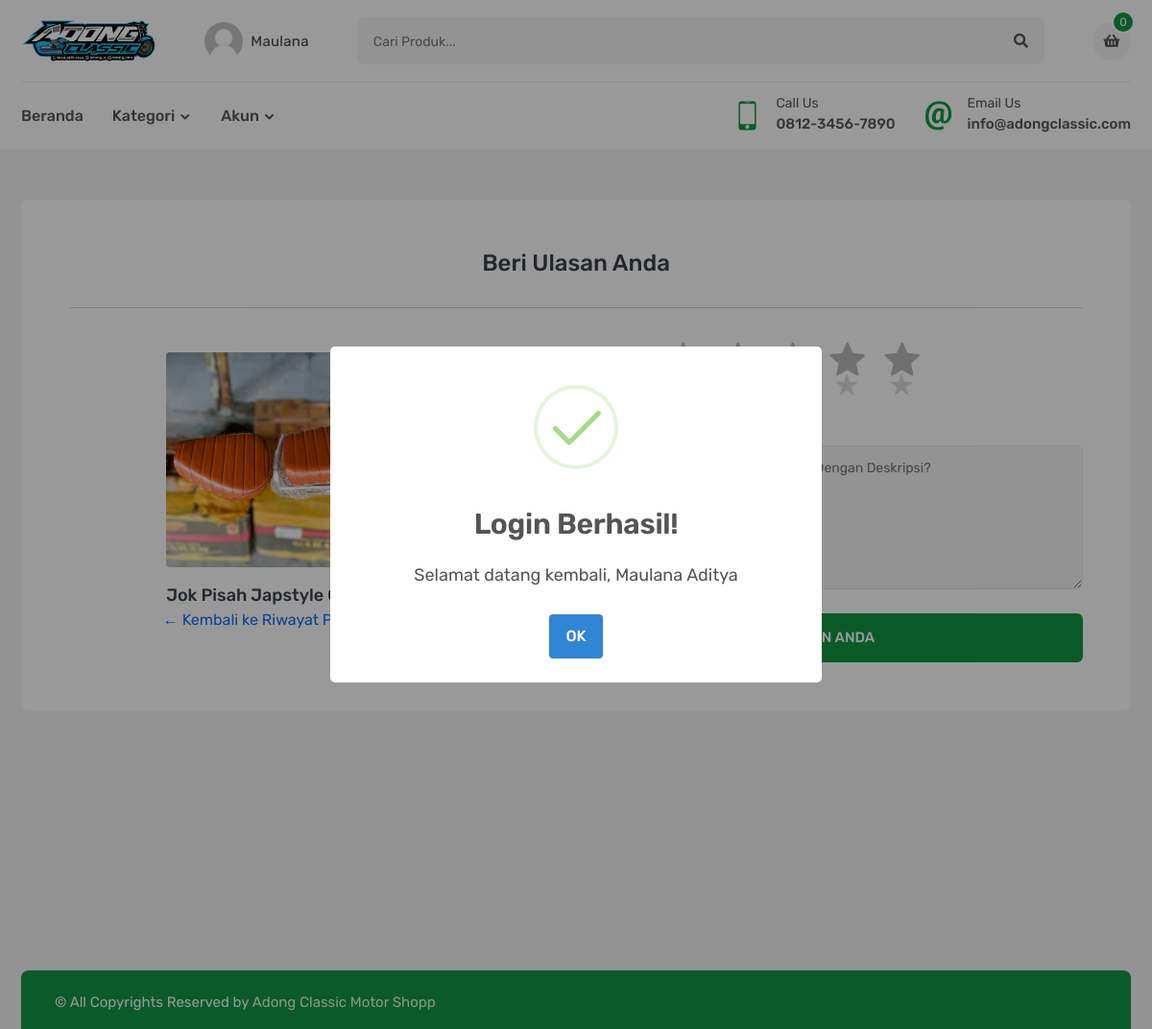
The app's page /ulasan.php?id=3 (signed in) with its own data.
### tables this page shows
CREATE TABLE `meta` (
  `id_meta` int(11) NOT NULL,
  `nama_instansi` varchar(255) DEFAULT NULL,
  `pimpinan` varchar(255) DEFAULT NULL,
  `telepon` varchar(50) DEFAULT NULL,
  `email` varchar(100) DEFAULT NULL,
  `alamat` text DEFAULT NULL,
  `logo` varchar(255) DEFAULT NULL
);

CREATE TABLE `pesanan_detail` (
  `id_pesanan_detail` int(11) NOT NULL,
  `id_pesanan` int(11) NOT NULL,
  `id_produk` int(11) DEFAULT NULL,
  `jumlah` int(11) NOT NULL,
  `harga_saat_pesan` int(11) NOT NULL,
  `subtotal` int(11) NOT NULL
);

CREATE TABLE `produk` (
  `id_produk` int(11) NOT NULL,
  `id_kategori` int(11) DEFAULT NULL,
  `nama_produk` varchar(255) NOT NULL,
  `kode_produk` varchar(50) DEFAULT NULL,
  `merk` varchar(100) DEFAULT NULL,
  `deskripsi` text DEFAULT NULL,
  `harga_jual` int(11) NOT NULL DEFAULT 0,
  `stok` int(11) NOT NULL DEFAULT 0,
  `berat_gram` int(11) DEFAULT 0,
  `kondisi` enum('Baru','Bekas') DEFAULT 'Baru',
  `gambar_produk` varchar(255) DEFAULT NULL
);

### admin/inc/helper.php (called while the page is built, shortened)
<?php
function sanitize($data) {
    return htmlspecialchars($data, ENT_QUOTES, 'UTF-8');
}
?>

### ulasan.php (the view, shortened to what this page needs)
<?php
require_once 'admin/inc/koneksi.php';
require_once 'admin/inc/helper.php';
$id_pesanan_detail = (int)($_GET['id'] ?? 0);
$id_pelanggan = $_SESSION['customer_id'];
$sql = "SELECT pd.id_pesanan_detail, p.nama_produk, p.gambar_produk
        FROM pesanan_detail pd
        JOIN produk p ON pd.id_produk = p.id_produk
        JOIN pesanan ps ON pd.id_pesanan = ps.id_pesanan
        WHERE pd.id_pesanan_detail = $id_pesanan_detail AND ps.id_pengguna = $id_pelanggan AND ps.status_pesanan = 'selesai'";
$result = $koneksi->query($sql);
$item = $result->fetch_assoc();
$meta = $koneksi->query("SELECT * FROM meta WHERE id_meta = 1")->fetch_assoc();
?>
<!DOCTYPE html>
<html lang="id">
<head>
    <link rel="stylesheet" href="fonts/flaticon/flaticon.css">
    <link rel="stylesheet" href="fonts/icofont/icofont.min.css">
    <link rel="stylesheet" href="fonts/fontawesome/fontawesome.min.css">
    <link rel="stylesheet" href="vendor/venobox/venobox.min.css">
    <link rel="stylesheet" href="vendor/slickslider/slick.min.css">
    <link rel="stylesheet" href="vendor/niceselect/nice-select.min.css">
    <link rel="stylesheet" href="vendor/bootstrap/bootstrap.min.css">
    <link rel="stylesheet" href="css/main.css">
    <link rel="stylesheet" href="css/orderlist.css">
    <link rel="stylesheet" href="css/product-details.css">
</head>
<body>
    <header class="header-part">
        <div class="container">
            <div class="header-content">
                <a class="header-logo" href="index.php"><img src="admin/assets/images/<?= sanitize($meta['logo'] ?? 'logo.png'); ?>" alt="logo"></a>
                <a class="header-widget" href="<?= isset($_SESSION['customer_id']) ? 'akun_saya.php' : 'login_customer.php' ?>" title="Akun Saya">
                    <img src="images/user.png" alt="user">
                    <span><?= isset($_SESSION['customer_id']) ? sanitize(explode(' ', $_SESSION['customer_nama'])[0]) : 'Join'; ?></span>
                </a>
                <form class="header-form" method="GET" action="index.php">
                    <input type="text" name="q" placeholder="Cari produk..." value="<?= sanitize($_GET['q'] ?? ''); ?>">
                    <button type="submit"><i class="fas fa-search"></i></button>
                </form>
                <div class="header-widget-group">
                    <a class="header-widget" href="keranjang.php" title="Keranjang"><i class="fas fa-shopping-basket"></i><sup><?= count($_SESSION['cart'] ?? []); ?></sup></a>
                </div>
            </div>
        </div>
    </header>
    <nav class="navbar-part">
        <div class="container">
            <div class="row">
                <div class="col-lg-12">
                    <div class="navbar-content">
                        <ul class="navbar-list">
                            <li class="navbar-item"><a class="navbar-link" href="index.php">Beranda</a></li>
                            <li class="navbar-item dropdown">
                                <a class="navbar-link dropdown-arrow" href="#">Kategori</a>
                            </li>
                             <li class="navbar-item dropdown">
                                <a class="navbar-link dropdown-arrow" href="#">Akun</a>
                            </li>
                        </ul>
                        <div class="navbar-info-group">
                            <div class="navbar-info"><i class="icofont-ui-touch-phone"></i><p><small>call us</small><span><?= sanitize($meta['telepon'] ?? 'N/A'); ?></span></p></div>
                            <div class="navbar-info"><i class="icofont-ui-email"></i><p><small>email us</small><span><?= sanitize($meta['email'] ?? 'N/A'); ?></span></p></div>
                        </div>
                    </div>
                </div>
            </div>
        </div>
    </nav>
    <br><br>
    <section class="inner-section">
        <div class="container">
            <div class="row">
                <div class="col-lg-12">
                    <div class="product-details-frame">
                        <h3 class="frame-title text-center">Beri Ulasan Anda</h3>
                        <hr>
                        <div class="row align-items-center">
                            <div class="col-md-5 text-center">
                                <img src="admin/assets/images/produk/<?= sanitize($item['gambar_produk']); ?>" alt="product" class="img-fluid rounded" style="max-height: 250px;">
                                <h5 class="mt-3"><?= sanitize($item['nama_produk']); ?></h5>
                                <p><a href="riwayat_pesanan.php">&larr; Kembali ke Riwayat Pesanan</a></p>
                            </div>
                            <div class="col-md-7">
                                <form class="review-form" action="ulasan_proses.php" method="POST">
                                    <div class="row">
                                        <div class="col-lg-12">
                                            <div class="form-group text-center">
                                                <div class="star-rating">
                                                    <input type="radio" name="rating" id="star-5" value="5" required/><label for="star-5" title="Sangat Baik">★</label>
                                                    <input type="radio" name="rating" id="star-4" value="4" /><label for="star-4" title="Baik">★</label>
                                                    <input type="radio" name="rating" id="star-3" value="3" /><label for="star-3" title="Cukup">★</label>
                                                    <input type="radio" name="rating" id="star-2" value="2" /><label for="star-2" title="Kurang">★</label>
                                                    <input type="radio" name="rating" id="star-1" value="1" /><label for="star-1" title="Buruk">★</label>
                                                </div>
                                            </div>
                                        </div>
                                        <div class="col-lg-12">
                                            <div class="form-group">
                                            </div>
                                        </div>
                                        <div class="col-lg-12">
                                            <button class="btn btn-inline w-100">
                                                <span>Kirim Ulasan Anda</span>
                                            </button>
                                        </div>
                                    </div>
                                </form>
                            </div>
                        </div>
                    </div>
                </div>
            </div>
        </div>
    </section>
    <footer class="footer-part">
        <div class="container">
            <div class="row"><div class="col-12"><div class="footer-bottom"><p class="footer-copytext">© All Copyrights Reserved by <a href="#"><?= sanitize($meta['nama_instansi'] ?? 'Tim Anda'); ?></a></p></div></div></div>
        </div>
    </footer>
</body>
</html>

### css/product-details.css (style rules this page uses)
.product-details-frame { padding: 50px; border-radius: 8px; margin-bottom: 30px; background: var(--white); }
.product-details-frame:last-child { margin-bottom: 0px; }
.frame-title { margin-bottom: 30px; text-transform: capitalize; }
.review-form .btn { width: 100%; padding: 12px 30px; }

### ulasan.php (style rules this page uses)
.star-rating { display:inline-flex;flex-direction:row-reverse; }
.star-rating label { font-size:2rem;color:#ddd;cursor:pointer;padding:0 3px;transition:color .2s }
body { background:#f5f5f5 }

### records on screen
meta: logo (picture), telepon "0812-3456-7890", email "info@adongclassic.com", nama_instansi "Adong Classic Motor Shopp"
pesanan_detail: id_produk.gambar_produk (picture), id_produk.nama_produk "Jok Pisah Japstyle Coklat"

### other values on screen
explode(' ', $_SESSION['customer_nama'])[0] "Maulana"
count($_SESSION['cart'] ?? []) "0"
